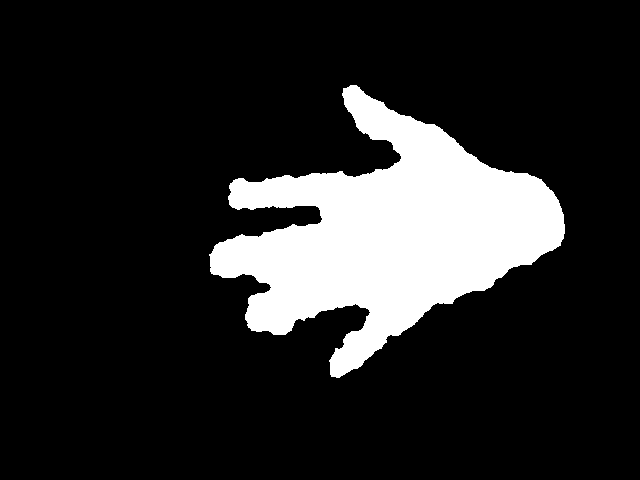
#> input picture papel/img_papel10.png, 640 x 480 px; its folder holds 4 pictures in this run
$ jupyter execute --allow-errors Classifier.ipynb
#> lines starting #> are read from the running program, lines starting #| are printed output that depends on the picture; after the words box and inside, x2 and y2 are one past the last pixel; in counts of white or black regions, pixels touching at a corner belong together
[cell 1]
import numpy as np
import matplotlib.pyplot as plt
import os
import os.path
from skimage.io import imread

def read_from_folder(folder):
#> called with folder = 'papel'
    data_dir = os.path.join(os.getcwd(),folder)
    img_list = []
    for name in os.listdir(data_dir):
        img = imread(os.path.join(data_dir, name))
#> img: shape (480, 640); 15.6% white; 1 white region, box (x1, y1, x2, y2) and area: (209, 85, 565, 378) 47781
        img_list.append(img)
    return img_list

[cell 2]
imgs_per_cat = dict()
imgs_per_cat['papel'] = read_from_folder('papel')
#> (the rest of this cell did not finish here and is left out)

imgs_per_cat['tesoura'] = read_from_folder('tesoura')

[cell 3]
def show_images(imgs):
    C = 4
    N = len(imgs)
    R = (N - 1)//C + 1

    plt.figure(figsize=(C*3, R*3))
    for k, img in enumerate(imgs):
        plt.subplot(R, C, k+1)
        plt.imshow(img, cmap='gray')
    plt.show()

for cat, imgs in imgs_per_cat.items():
    print(f'{cat}: {len(imgs)} images')
    show_images(imgs)
#> this loop made 1 pass
#> pass 1, in show_images, `plt.show()`:
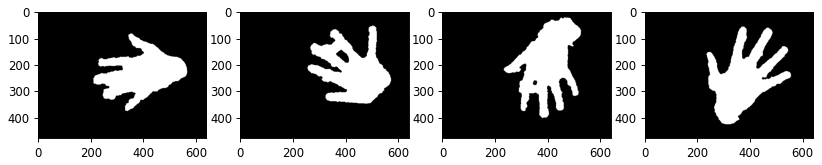
#> figure drawn by matplotlib, 4 panels

[cell 4]
from skimage.measure import regionprops, perimeter

X = []
y = []

#Pegando caracteristicas específicas de cada imagem

for cat, imgs in imgs_per_cat.items():
    for img in imgs:
        props = regionprops(img)[0]
        eccentricity = props['eccentricity']
        hu_moments = props['moments_hu']
        area = props['area']
        perimeter = props['perimeter']
        if perimeter == 0.0:
            perimeter = 1.0
        compactness = 4.0*np.pi*area/perimeter
        feats = [eccentricity, compactness] + list(hu_moments)
        X.append(feats)
        y.append(cat)
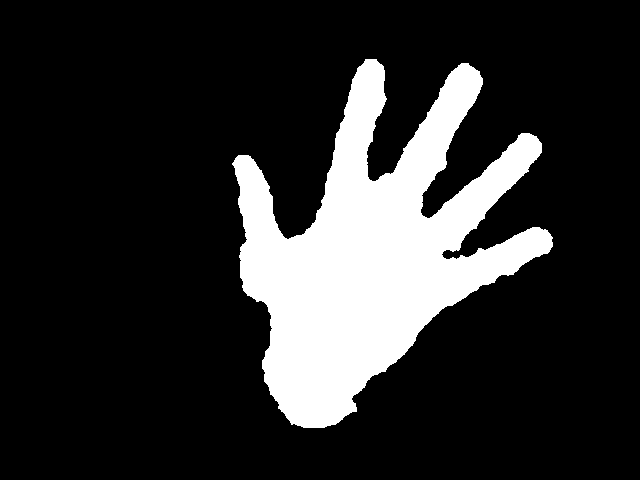
#> img: shape (480, 640); 17.6% white; 1 white region, box (x1, y1, x2, y2) and area: (232, 59, 553, 428) 53945
